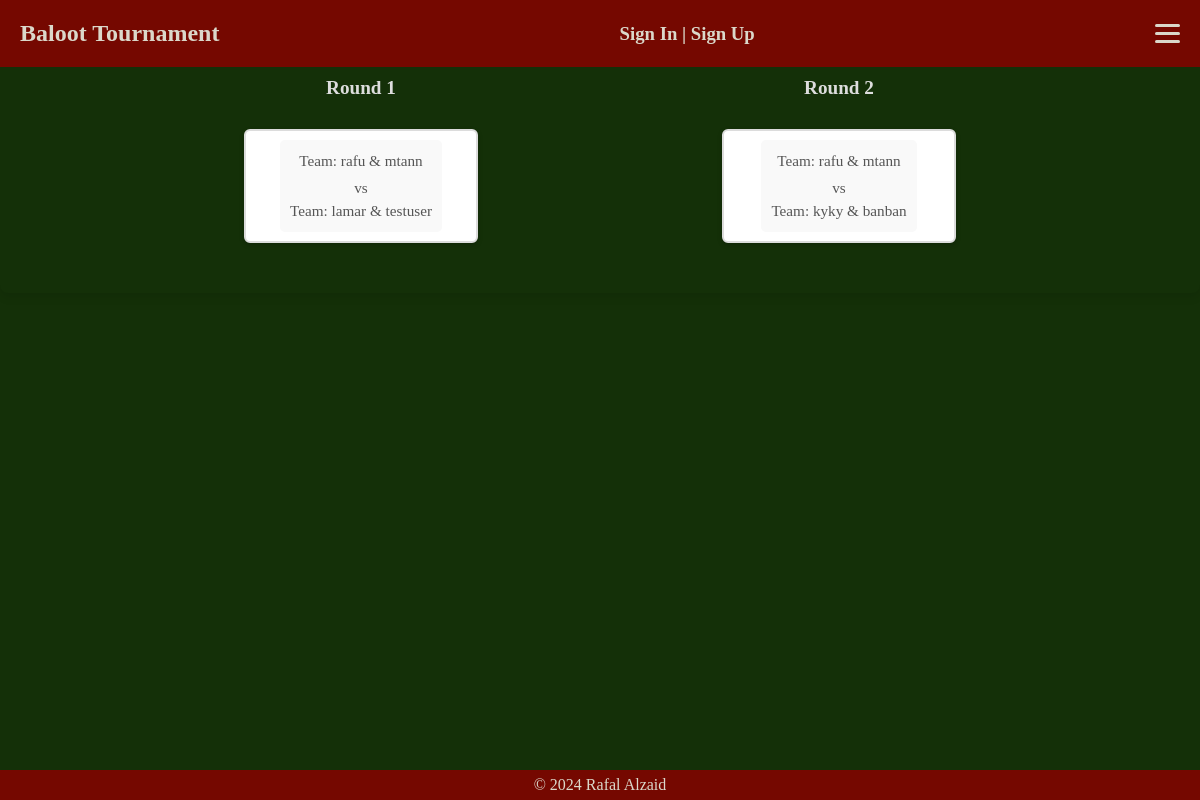
Page /project/teams/ on the earlier database version.
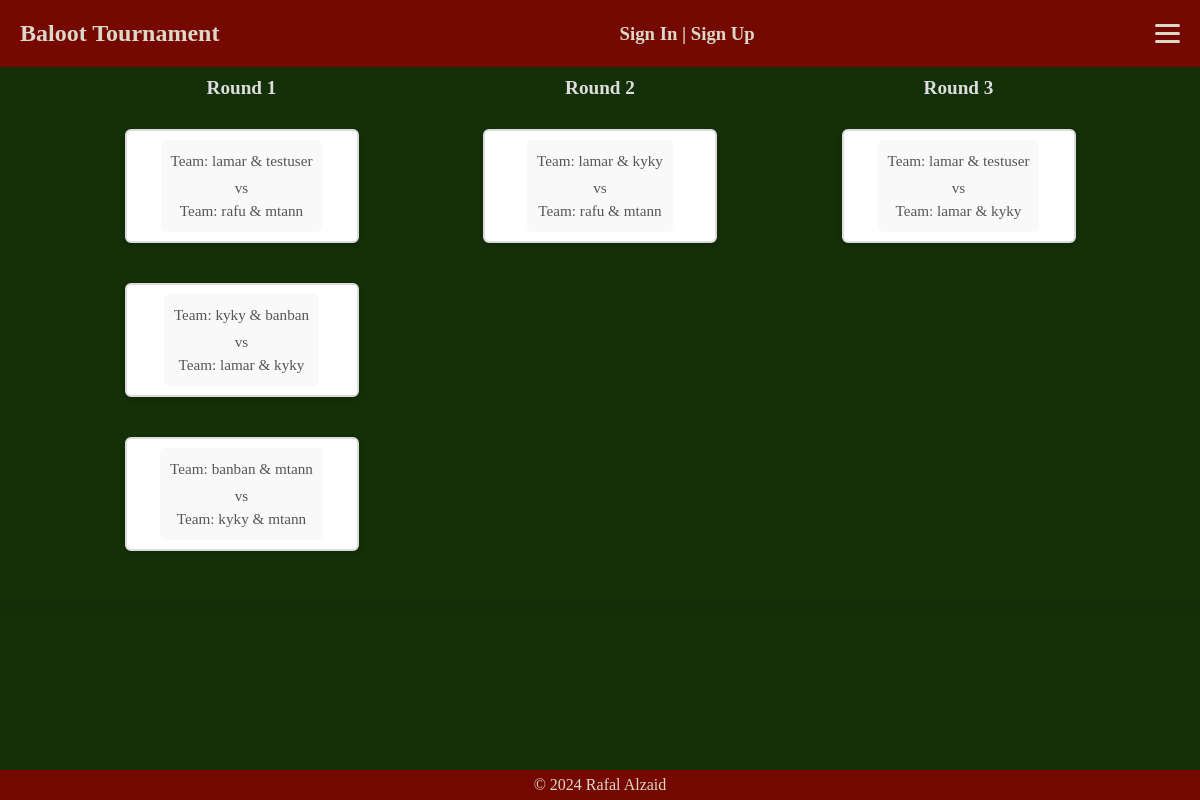
Same page on the later database version.
### project/models.py (models this page shows, shortened)
class Match(models.Model):
    team_one = models.ForeignKey('Team', on_delete=models.CASCADE, related_name='matches_as_team_one')
    team_two = models.ForeignKey('Team', on_delete=models.CASCADE, related_name='matches_as_team_two', null=True, blank=True)
    team_one_score = models.IntegerField(default=0)
    team_two_score = models.IntegerField(default=0)
    winner = models.ForeignKey('Team', on_delete=models.SET_NULL, null=True, blank=True, related_name='matches_won')
    round = models.IntegerField()
    status = models.CharField(max_length=10, choices=STATUS_CHOICES, default='scheduled')

class Team(models.Model):
    player_one = models.ForeignKey(User, on_delete=models.CASCADE, related_name='player_one_teams')
    player_two = models.ForeignKey(User, on_delete=models.CASCADE, related_name='player_two_teams', null=True, blank=True)
    score = models.IntegerField(default=0)
    def __str__(self):
        return f"Team: {self.player_one.username} & {self.player_two.username if self.player_two else 'Solo'}"

### project/views.py (the view)
# urls.py: path('teams/', TeamListView.as_view(), name='team-list'),
class TeamListView(ListView):
    model = Team
    template_name = 'project/team_list.html'
    context_object_name = 'teams'
    def get_context_data(self, **kwargs):
        context = super().get_context_data(**kwargs)
        teams = list(self.get_queryset())
        total_teams = len(teams)
        if total_teams < 2:
            context['error'] = "Not enough teams to create a bracket. Add more teams!"
            return context
        next_power_of_two = 2 ** math.ceil(math.log2(total_teams))
        while len(teams) < next_power_of_two:
            teams.append(None)
        rounds = math.ceil(math.log2(next_power_of_two))
        matches_by_round = {}
        for r in range(1, rounds + 1):
            matches_by_round[r] = Match.objects.filter(round=r).order_by('id')
        context['matches_by_round'] = matches_by_round
        context['rounds'] = range(1, rounds + 1)
        return context

### project/templatetags/custom_filters.py (called while the page is built)
@register.filter
def dict_key(dictionary, key):
    return dictionary.get(key, [])

### project/templates/project/team_list.html (shortened to what this page needs)
{% extends 'project/base.html' %}
{% load custom_filters %}
{% block content %}
<h2>Bracket</h2>
{% if error %}
    <p>{{ error }}</p>
{% else %}
    <div class="bracket-container">
        {% for round in rounds %}
            <div class="round">
                <h3>Round {{ round }}</h3>
                {% if matches_by_round|dict_key:round %}
                    {% for match in matches_by_round|dict_key:round %}
                        {% if match %}
                            <div class="match">
                                <a href="{% url 'match-detail' pk=match.id %}">
                                    <span class="{% if match.winner == match.team_one %}winner{% elif match.team_two and match.winner == match.team_two %}loser{% endif %}">
                                        {{ match.team_one }}
                                    </span>
                                    <span>vs</span>
                                    {% if match.team_two %}
                                        <span class="{% if match.winner == match.team_two %}winner{% elif match.winner == match.team_one %}loser{% endif %}">
                                            {{ match.team_two }}
                                        </span>
                                    {% else %}
                                        <span>TBD</span>
                                    {% endif %}
                                </a>
                            </div>
                        {% endif %}
                    {% endfor %}
                {% else %}
                    <p>No matches available for this round.</p>
                {% endif %}
            </div>
        {% endfor %}
    </div>
{% endif %}
{% endblock %}

### project/templates/project/base.html (shortened to what this page needs)
<!DOCTYPE html>
<html lang="en">
<head>
    {% load static %}
    <link rel="stylesheet" href="{% static 'projstyle.css' %}">
</head>
<body>
    <header>
        <nav class="navbar">
            <h1><a href="{% url 'home' %}">Baloot Tournament</a></h1>
            <h3>
                {% if user.is_authenticated %}
                    <a href="{% url 'signout' %}">Log Out</a>
                {% else %}
                    <a href="{% url 'signin' %}">Sign In</a> | <a href="{% url 'signup' %}">Sign Up</a>
                {% endif %}
            </h3>
            <div class="hamburger" onclick="toggleMenu()">
              <span></span>
              <span></span>
              <span></span>
            </div>
          </nav>
    </header>
    <main>
        {% block content %}
        {% endblock %}
    </main>
    <footer>
        <p>&copy; 2024 Rafal Alzaid</p>
    </footer>
</body>
</html>

### static/projstyle.css (style rules this page uses)
* { margin: 0; font-family: 'EB Garamond', serif !important; }
body { background-color:#143008; }
header, footer { background-color: #750800; }
header { position: fixed; top: 0; width: 100%; }
header a { text-decoration: none; text-align: left; color: #dbd8ca; }
footer { position: fixed; bottom: 0; width: 100%; text-align: center; color: #dbd8ca; padding: 0.5% 0; }
.navbar { display: flex; justify-content: space-between; align-items: center; padding: 20px; color: #dbd8ca; }
.hamburger { display: flex; cursor: pointer; flex-direction: column; gap: 5px; }
.hamburger span { width: 25px; height: 3px; background: #dbd8ca; border-radius: 5px; }
.bracket-container { display: flex; justify-content: space-evenly; align-items: flex-start; flex-wrap: nowrap; margin: 20px 0; padding: 20px; border-radius: 8px; box-shadow: 0px 4px 10px rgba(0, 0, 0, 0.1); }
.round { display: flex; flex-direction: column; align-items: center; margin: 0 10px; }
.match { display: flex; align-items: center; justify-content: center; margin: 20px 0; padding: 10px; background-color: #fff; border-radius: 4px; box-shadow: 0px 2px 5px rgba(0, 0, 0, 0.2); width: 150px; height: 50px; text-align: center; }
.match span { display: block; font-size: 14px; font-weight: bold; }
* .bracket-container { display: flex; justify-content: space-evenly; align-items: flex-start; flex-wrap: nowrap; margin: 20px 0; padding: 20px; border-radius: 8px; box-shadow: 0px 4px 10px rgba(0, 0, 0, 0.1); }
.round { display: flex; flex-direction: column; align-items: center; margin: 0 10px; padding: 10px; }
.round h3 { margin-bottom: 10px; font-size: 1.2rem; color: #ddd; font-weight: bold; text-align: center; }
.match { display: flex; flex-direction: column; justify-content: center; align-items: center; margin: 20px 0; padding: 15px; border-radius: 6px; box-shadow: 0px 2px 5px rgba(0, 0, 0, 0.2); width: 200px; min-height: 80px; text-align: center; border: 2px solid #dcdcdc; transition: transform 0.2s, box-shadow 0.2s; }
.match span { font-size: 0.95rem; color: #555; font-weight: 500; line-height: 1.4rem; }
.match span:first-child { margin-bottom: 5px; }
.match a { text-decoration: none; color: inherit; display: block; padding: 10px; background-color: #f9f9f9; border-radius: 5px; transition: background-color 0.3s ease, box-shadow 0.3s ease; }
.winner { color: #28a745; font-weight: bold; }
.loser { color: #6c757d; font-weight: normal; }

Differences in the rows shown:
changed Match (number 1 of 5 on the later page): team_one "Team: rafu & mtann" → "Team: lamar & testuser"; team_two "Team: lamar & testuser" → "Team: rafu & mtann"
changed Match "Team: kyky & banban": moves from the list under "2" to the list under "1"
added Match: team_one "Team: banban & mtann", team_two "Team: kyky & mtann", shown under "1"
added Match: team_one "Team: lamar & kyky", team_two "Team: rafu & mtann", shown under "2"
added Match: team_one "Team: lamar & testuser", team_two "Team: lamar & kyky", shown under "3"
Other differences:
new list line: "Round 3"
